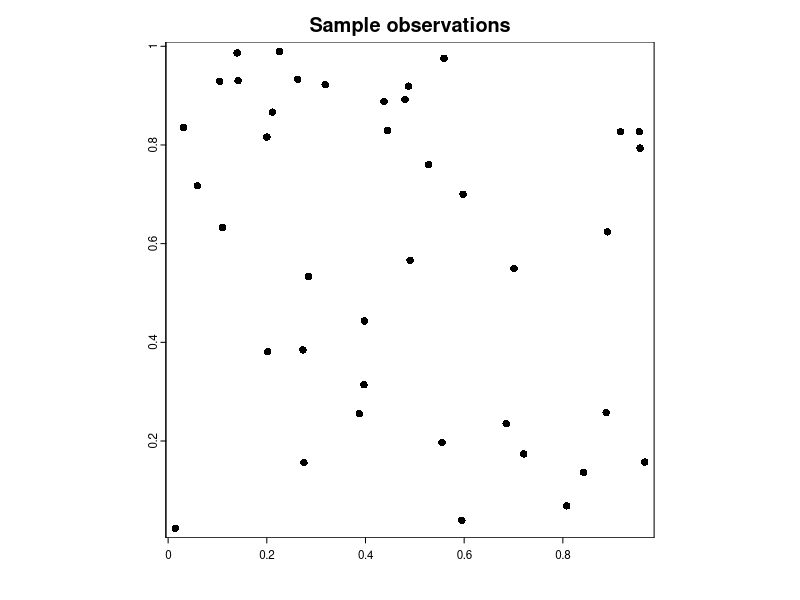

The R script that drew this image:
# Geospatial Analysis with R
# Advanced spatial analysis
# Adapted original teaching example

# A small, reproducible interpolation illustration
library(terra)
set.seed(5)
pts <- data.frame(x = runif(40), y = runif(40))
pts$z <- sin(3 * pts$x) + cos(4 * pts$y)
p <- vect(pts, geom = c("x", "y"), crs = "EPSG:3857")
plot(p, main = "Sample observations")
# Extend with gstat and spatial cross-validation for real data.
